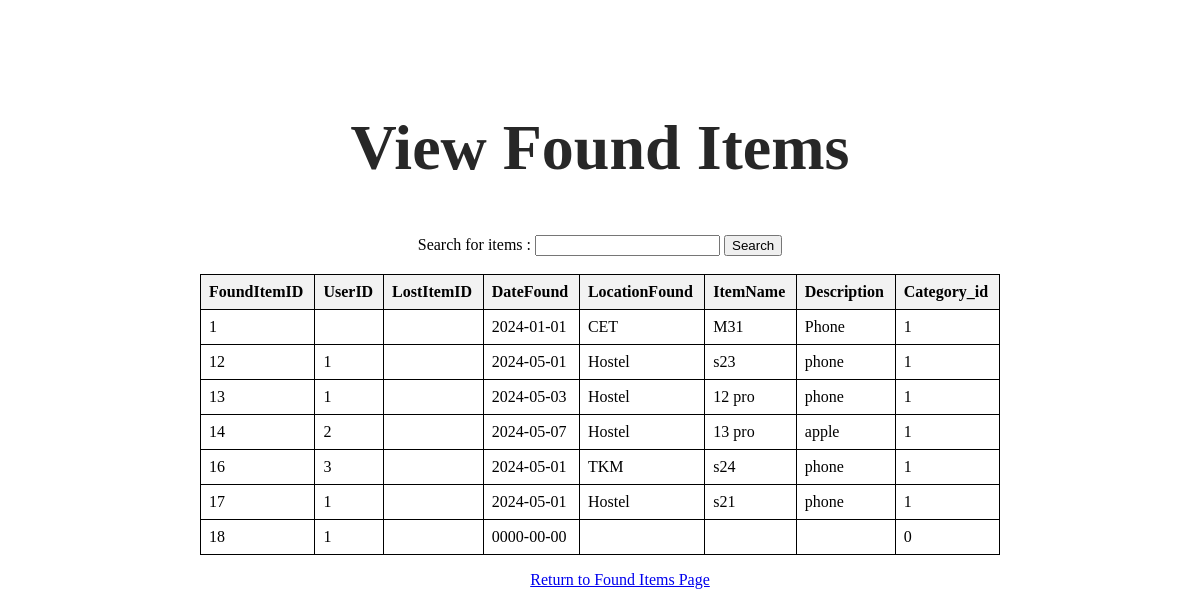
Screenshot of /view_found_items.php with the database file from the repository.
### tables this page shows
CREATE TABLE `founditems` (
  `FoundItemID` int(11) NOT NULL,
  `UserID` int(11) DEFAULT NULL,
  `LostItemID` int(11) DEFAULT NULL,
  `DateFound` date DEFAULT NULL,
  `LocationFound` varchar(100) DEFAULT NULL,
  `ItemName` varchar(100) NOT NULL,
  `Description` varchar(255) NOT NULL,
  `category_id` int(11) NOT NULL
);

### view_found_items.php (the view, shortened to what this page needs)
<!DOCTYPE html>
<html>
<head>
	<link rel="stylesheet" type="text/css" href="styl.css">
</head>
<body>
	<div class="container">
    <h2>View Found Items</h2>
    <form method="GET" action="">
        <label for="search_query">Search for items :</label>
        <input type="text" id="search_query" name="search_query">
        <input type="submit" value="Search">
		<br>
		<br>
    </form>
    <?php
    include_once "db_connection.php";
    if (isset($_GET['search_query'])) {
        $search_query = mysqli_real_escape_string($conn, $_GET['search_query']);
        $sql = "SELECT * FROM FoundItems WHERE ItemName LIKE '%$search_query%' OR Description LIKE '%$search_query%'";
        $result = $conn->query($sql);
        if ($result->num_rows > 0) {
            echo "<table>";
            echo "<tr>";
            foreach ($result->fetch_assoc() as $key => $value) {
                echo "<th>" . ucfirst($key) . "</th>";
            }
            echo "</tr>";
            mysqli_data_seek($result, 0);
            while ($row = $result->fetch_assoc()) {
                echo "<tr>";
                foreach ($row as $value) {
                    echo "<td>$value</td>";
                }
                echo "</tr>";
            }
            echo "</table>";
        } else {
            echo "No results found.";
        }
    } else {
        $sql = "SELECT * FROM FoundItems";
        $result = $conn->query($sql);
        if ($result->num_rows > 0) {
            echo "<table>";
            echo "<tr>";
            foreach ($result->fetch_assoc() as $key => $value) {
                echo "<th>" . ucfirst($key) . "</th>";
            }
            echo "</tr>";
            mysqli_data_seek($result, 0);
            while ($row = $result->fetch_assoc()) {
                echo "<tr>";
                foreach ($row as $value) {
                    echo "<td>$value</td>";
                }
                echo "</tr>";
            }
            echo "</table>";
        } else {
            echo "No found items uploaded. <a href='add_found_item.php'>Add a Found Item</a>";
        }
    }
    ?>
    <ul><p><a href="found.php">Return to Found Items Page</a></p></ul>
</body>
</html>

### styl.css (style rules this page uses)
.container { max-width: 800px; margin: 0 auto; padding: 50px; text-align: center; }
h2 { font-size: 64px; margin-bottom: 50px; color: #272727; }

### view_found_items.php (style rules this page uses)
table { border-collapse: collapse; width: 100%; }
th, td { border: 1px solid black; padding: 8px; text-align: left; }
th { background-color: #f2f2f2; }

### rows the page displays
founditems: value "1", DateFound "2024-01-01", LocationFound "CET", ItemName "M31", Description "Phone"
founditems: FoundItemID "12", value "1", DateFound "2024-05-01", LocationFound "Hostel", ItemName "s23", Description "phone"
founditems: FoundItemID "13", value "1", DateFound "2024-05-03", LocationFound "Hostel", ItemName "12 pro", Description "phone"
founditems: FoundItemID "14", UserID "2", DateFound "2024-05-07", LocationFound "Hostel", ItemName "13 pro", Description "apple", category "1"
founditems: FoundItemID "16", UserID "3", DateFound "2024-05-01", LocationFound "TKM", ItemName "s24", Description "phone", category "1"
founditems: FoundItemID "17", value "1", DateFound "2024-05-01", LocationFound "Hostel", ItemName "s21", Description "phone"
founditems: FoundItemID "18", UserID "1", DateFound "0000-00-00", category "0"

### other values shown
$key "FoundItemID"
$key "UserID"
$key "LostItemID"
$key "DateFound"
$key "LocationFound"
$key "ItemName"
$key "Description"
$key "Category_id"
